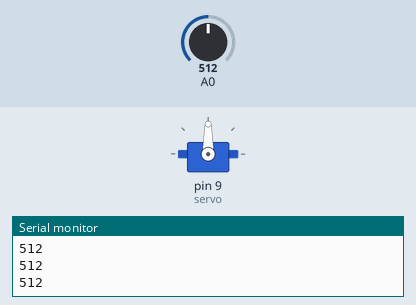
Simulated run of this sketch. Board: Arduino Uno, built with avr-gcc and run on an emulated ATmega328P. Shown: servo, the last lines printed to the serial monitor. The inputs (shaded band) are chosen by the test bench; at power-on: A0 = 512.

Above: at 1.2 s.
1.3 s: A0 set to 39
2.8 s: A0 set to 32
At 3.4 s:
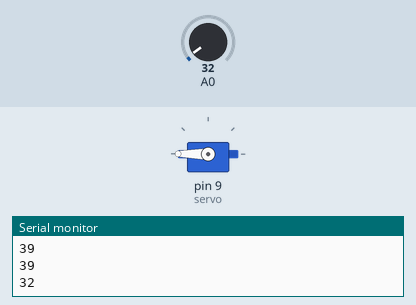
4.3 s: A0 set to 122
At 6.0 s:
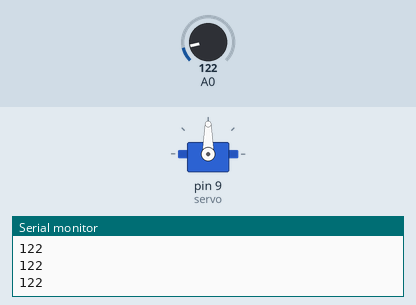
6.3 s: A0 set to 25
At 7.3 s:
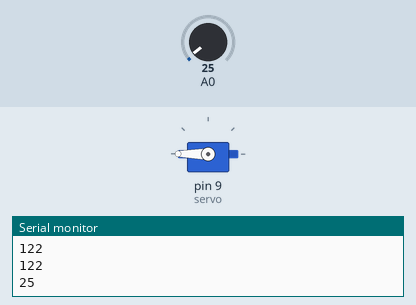
Timing chart, 0 to 8.8 s (numbered marks = the images above; inputs shaded):
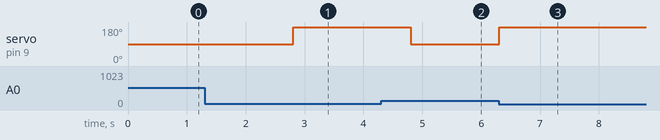

The sketch:

flytrap.ino
```cpp
#import "Servo.h"

#define CLOSED 180
#define OPEN 90
// Tune me based on readings from the Serial Monitor!
#define LIGHT_THRESHOLD 35

Servo servo;
int lightVal = 0;

void setup() {
  servo.attach(9);
  servo.write(90);
  Serial.begin(9600);
}

void loop() {
  lightVal = analogRead(A0);
  Serial.println(lightVal);
  if (lightVal < LIGHT_THRESHOLD){
    servo.write(CLOSED);
    delay(2000);
  }
  else {
    servo.write(OPEN);
  }
}
```

Measured:
- the behaviour switches between 35 and 34 on A0 (found by bisection; images 0 and 1)
- after the input at 2.8 s, servo on pin 9 (servo): 90° → 180° at once
- after the input at 4.3 s, servo on pin 9 (servo): 180° → 90° after 0.51 s
- after the input at 6.3 s, servo on pin 9 (servo): 90° → 180° at once
